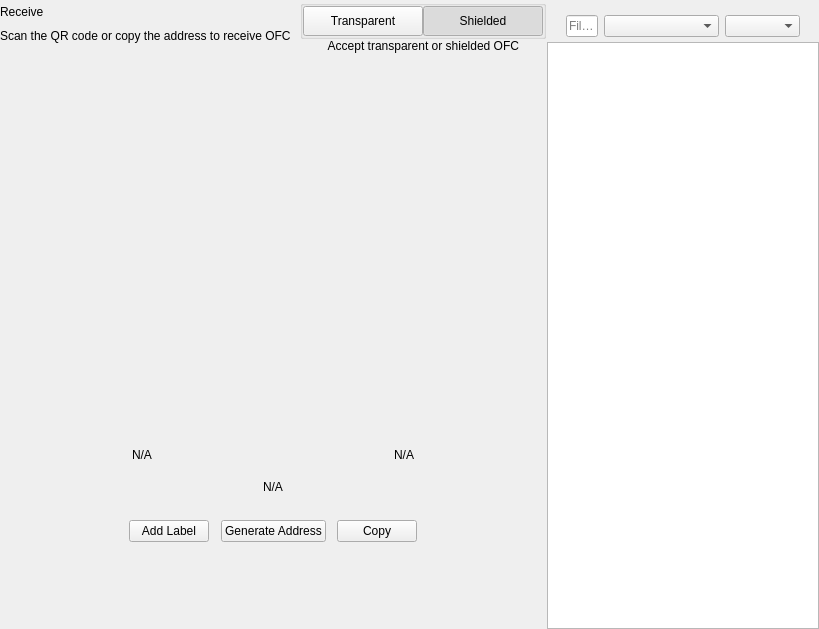
<?xml version="1.0" encoding="UTF-8"?>
<ui version="4.0">
 <class>ReceiveWidget</class>
 <widget class="QWidget" name="ReceiveWidget">
  <property name="geometry">
   <rect>
    <x>0</x>
    <y>0</y>
    <width>819</width>
    <height>629</height>
   </rect>
  </property>
  <property name="minimumSize">
   <size>
    <width>0</width>
    <height>0</height>
   </size>
  </property>
  <property name="windowTitle">
   <string notr="true">N/A</string>
  </property>
  <layout class="QHBoxLayout" name="horizontalLayout_2" stretch="2,1">
   <property name="spacing">
    <number>0</number>
   </property>
   <property name="leftMargin">
    <number>0</number>
   </property>
   <property name="topMargin">
    <number>0</number>
   </property>
   <property name="rightMargin">
    <number>0</number>
   </property>
   <property name="bottomMargin">
    <number>0</number>
   </property>
   <item>
    <widget class="QWidget" name="left" native="true">
     <layout class="QVBoxLayout" name="verticalLayout_3">
      <property name="leftMargin">
       <number>0</number>
      </property>
      <property name="topMargin">
       <number>0</number>
      </property>
      <property name="rightMargin">
       <number>0</number>
      </property>
      <property name="bottomMargin">
       <number>0</number>
      </property>
      <item>
       <layout class="QVBoxLayout" name="verticalLayout_2">
        <property name="spacing">
         <number>0</number>
        </property>
        <property name="leftMargin">
         <number>0</number>
        </property>
        <item>
         <layout class="QHBoxLayout" name="horizontalLayout_3">
          <property name="spacing">
           <number>0</number>
          </property>
          <item>
           <layout class="QVBoxLayout" name="verticalLayout_4">
            <property name="spacing">
             <number>5</number>
            </property>
            <item>
             <widget class="QLabel" name="labelTitle">
              <property name="text">
               <string>Receive</string>
              </property>
             </widget>
            </item>
            <item alignment="Qt::AlignTop">
             <widget class="QLabel" name="labelSubtitle1">
              <property name="text">
               <string>Scan the QR code or copy the address to receive OFC</string>
              </property>
             </widget>
            </item>
           </layout>
          </item>
          <item>
           <spacer name="horizontalSpacer">
            <property name="orientation">
             <enum>Qt::Horizontal</enum>
            </property>
            <property name="sizeHint" stdset="0">
             <size>
              <width>40</width>
              <height>20</height>
             </size>
            </property>
           </spacer>
          </item>
          <item>
           <widget class="QWidget" name="containerViewPrivacyChecks" native="true">
            <layout class="QVBoxLayout" name="containerPrivacyChecks">
             <property name="spacing">
              <number>0</number>
             </property>
             <property name="leftMargin">
              <number>0</number>
             </property>
             <property name="topMargin">
              <number>0</number>
             </property>
             <property name="rightMargin">
              <number>0</number>
             </property>
             <property name="bottomMargin">
              <number>0</number>
             </property>
             <item alignment="Qt::AlignHCenter|Qt::AlignVCenter">
              <widget class="QGroupBox" name="groupBox">
               <property name="title">
                <string/>
               </property>
               <layout class="QHBoxLayout" name="horizontalLayout_2_1">
                <property name="spacing">
                 <number>0</number>
                </property>
                <property name="leftMargin">
                 <number>0</number>
                </property>
                <property name="topMargin">
                 <number>0</number>
                </property>
                <property name="rightMargin">
                 <number>0</number>
                </property>
                <property name="bottomMargin">
                 <number>0</number>
                </property>
                <item>
                 <widget class="QPushButton" name="pushLeft">
                  <property name="minimumSize">
                   <size>
                    <width>120</width>
                    <height>30</height>
                   </size>
                  </property>
                  <property name="maximumSize">
                   <size>
                    <width>120</width>
                    <height>30</height>
                   </size>
                  </property>
                  <property name="focusPolicy">
                   <enum>Qt::NoFocus</enum>
                  </property>
                  <property name="text">
                   <string>Transparent</string>
                  </property>
                  <property name="checkable">
                   <bool>true</bool>
                  </property>
                  <property name="autoExclusive">
                   <bool>true</bool>
                  </property>
                 </widget>
                </item>
                <item>
                 <widget class="QPushButton" name="pushRight">
                  <property name="minimumSize">
                   <size>
                    <width>120</width>
                    <height>30</height>
                   </size>
                  </property>
                  <property name="maximumSize">
                   <size>
                    <width>120</width>
                    <height>30</height>
                   </size>
                  </property>
                  <property name="focusPolicy">
                   <enum>Qt::NoFocus</enum>
                  </property>
                  <property name="text">
                   <string>Shielded</string>
                  </property>
                  <property name="checkable">
                   <bool>true</bool>
                  </property>
                  <property name="checked">
                   <bool>true</bool>
                  </property>
                  <property name="autoExclusive">
                   <bool>true</bool>
                  </property>
                 </widget>
                </item>
               </layout>
              </widget>
             </item>
             <item alignment="Qt::AlignHCenter|Qt::AlignTop">
              <widget class="QLabel" name="labelSubtitle2">
               <property name="text">
                <string>Accept transparent or shielded OFC</string>
               </property>
               <property name="alignment">
                <set>Qt::AlignRight|Qt::AlignTrailing|Qt::AlignVCenter</set>
               </property>
              </widget>
             </item>
            </layout>
           </widget>
          </item>
         </layout>
        </item>
        <item>
         <spacer name="verticalSpacer_2">
          <property name="orientation">
           <enum>Qt::Vertical</enum>
          </property>
          <property name="sizeType">
           <enum>QSizePolicy::Expanding</enum>
          </property>
          <property name="sizeHint" stdset="0">
           <size>
            <width>20</width>
            <height>50</height>
           </size>
          </property>
         </spacer>
        </item>
        <item alignment="Qt::AlignHCenter">
         <widget class="QWidget" name="layoutQR" native="true">
          <property name="maximumSize">
           <size>
            <width>510</width>
            <height>16777215</height>
           </size>
          </property>
          <layout class="QVBoxLayout" name="verticalLayoutQr">
           <item>
            <spacer name="verticalSpacer11">
             <property name="orientation">
              <enum>Qt::Vertical</enum>
             </property>
             <property name="sizeType">
              <enum>QSizePolicy::Fixed</enum>
             </property>
             <property name="sizeHint" stdset="0">
              <size>
               <width>20</width>
               <height>20</height>
              </size>
             </property>
            </spacer>
           </item>
           <item alignment="Qt::AlignHCenter">
            <widget class="QLabel" name="labelQrImg">
             <property name="minimumSize">
              <size>
               <width>260</width>
               <height>260</height>
              </size>
             </property>
             <property name="maximumSize">
              <size>
               <width>260</width>
               <height>260</height>
              </size>
             </property>
             <property name="text">
              <string/>
             </property>
             <property name="alignment">
              <set>Qt::AlignCenter</set>
             </property>
            </widget>
           </item>
           <item>
            <spacer name="verticalSpacer_21">
             <property name="orientation">
              <enum>Qt::Vertical</enum>
             </property>
             <property name="sizeType">
              <enum>QSizePolicy::Fixed</enum>
             </property>
             <property name="sizeHint" stdset="0">
              <size>
               <width>20</width>
               <height>30</height>
              </size>
             </property>
            </spacer>
           </item>
           <item>
            <widget class="QWidget" name="widget" native="true">
             <property name="minimumSize">
              <size>
               <width>0</width>
               <height>0</height>
              </size>
             </property>
             <layout class="QHBoxLayout" name="horizontalLayout_5">
              <item>
               <widget class="QLabel" name="labelLabel">
                <property name="text">
                 <string notr="true">N/A</string>
                </property>
               </widget>
              </item>
              <item>
               <spacer name="horizontalSpacer_2">
                <property name="orientation">
                 <enum>Qt::Horizontal</enum>
                </property>
                <property name="sizeHint" stdset="0">
                 <size>
                  <width>141</width>
                  <height>20</height>
                 </size>
                </property>
               </spacer>
              </item>
              <item>
               <widget class="QLabel" name="labelDate">
                <property name="text">
                 <string notr="true">N/A</string>
                </property>
                <property name="alignment">
                 <set>Qt::AlignRight|Qt::AlignTrailing|Qt::AlignVCenter</set>
                </property>
               </widget>
              </item>
             </layout>
            </widget>
           </item>
           <item>
            <widget class="QLabel" name="labelAddress">
             <property name="sizePolicy">
              <sizepolicy hsizetype="Expanding" vsizetype="Preferred">
               <horstretch>0</horstretch>
               <verstretch>0</verstretch>
              </sizepolicy>
             </property>
             <property name="minimumSize">
              <size>
               <width>300</width>
               <height>0</height>
              </size>
             </property>
             <property name="text">
              <string notr="true">N/A</string>
             </property>
             <property name="alignment">
              <set>Qt::AlignCenter</set>
             </property>
            </widget>
           </item>
           <item>
            <spacer name="verticalSpacer_4">
             <property name="orientation">
              <enum>Qt::Vertical</enum>
             </property>
             <property name="sizeType">
              <enum>QSizePolicy::Fixed</enum>
             </property>
             <property name="sizeHint" stdset="0">
              <size>
               <width>20</width>
               <height>20</height>
              </size>
             </property>
            </spacer>
           </item>
           <item>
            <layout class="QHBoxLayout" name="horizontalLayout_4">
             <item alignment="Qt::AlignHCenter">
              <widget class="QPushButton" name="pushButtonLabel">
               <property name="focusPolicy">
                <enum>Qt::NoFocus</enum>
               </property>
               <property name="text">
                <string>Add Label</string>
               </property>
              </widget>
             </item>
             <item alignment="Qt::AlignHCenter">
              <widget class="QPushButton" name="pushButtonNewAddress">
               <property name="focusPolicy">
                <enum>Qt::NoFocus</enum>
               </property>
               <property name="text">
                <string>Generate Address</string>
               </property>
              </widget>
             </item>
             <item alignment="Qt::AlignHCenter">
              <widget class="QPushButton" name="pushButtonCopy">
               <property name="focusPolicy">
                <enum>Qt::NoFocus</enum>
               </property>
               <property name="text">
                <string>Copy</string>
               </property>
              </widget>
             </item>
            </layout>
           </item>
           <item>
            <spacer name="verticalSpacer_3">
             <property name="orientation">
              <enum>Qt::Vertical</enum>
             </property>
             <property name="sizeType">
              <enum>QSizePolicy::Expanding</enum>
             </property>
             <property name="sizeHint" stdset="0">
              <size>
               <width>20</width>
               <height>20</height>
              </size>
             </property>
            </spacer>
           </item>
          </layout>
         </widget>
        </item>
        <item>
         <spacer name="verticalSpacer">
          <property name="orientation">
           <enum>Qt::Vertical</enum>
          </property>
          <property name="sizeHint" stdset="0">
           <size>
            <width>20</width>
            <height>40</height>
           </size>
          </property>
         </spacer>
        </item>
       </layout>
      </item>
     </layout>
    </widget>
   </item>
   <item>
    <widget class="QWidget" name="right" native="true">
     <layout class="QVBoxLayout" name="verticalLayout_5">
      <property name="spacing">
       <number>0</number>
      </property>
      <property name="leftMargin">
       <number>1</number>
      </property>
      <property name="topMargin">
       <number>0</number>
      </property>
      <property name="rightMargin">
       <number>0</number>
      </property>
      <property name="bottomMargin">
       <number>0</number>
      </property>
      <item>
       <layout class="QVBoxLayout" name="container_right">
        <property name="spacing">
         <number>0</number>
        </property>
        <property name="leftMargin">
         <number>0</number>
        </property>
        <property name="rightMargin">
         <number>0</number>
        </property>
        <item>
         <layout class="QVBoxLayout" name="verticalLayout">
          <property name="spacing">
           <number>6</number>
          </property>
          <property name="leftMargin">
           <number>19</number>
          </property>
          <property name="rightMargin">
           <number>19</number>
          </property>
          <item>
           <widget class="OptionButton" name="btnRequest" native="true"/>
          </item>
          <item>
           <widget class="OptionButton" name="btnMyAddresses" native="true">
            <property name="sizePolicy">
             <sizepolicy hsizetype="Preferred" vsizetype="Minimum">
              <horstretch>0</horstretch>
              <verstretch>0</verstretch>
             </sizepolicy>
            </property>
           </widget>
          </item>
         </layout>
        </item>
        <item>
         <widget class="QWidget" name="sortWidget" native="true">
          <layout class="QHBoxLayout" name="horizontalLayout_6">
           <property name="leftMargin">
            <number>19</number>
           </property>
           <property name="rightMargin">
            <number>19</number>
           </property>
           <property name="bottomMargin">
            <number>5</number>
           </property>
           <item>
            <widget class="QLineEdit" name="lineEditFilter">
             <property name="sizePolicy">
              <sizepolicy hsizetype="Expanding" vsizetype="Fixed">
               <horstretch>0</horstretch>
               <verstretch>0</verstretch>
              </sizepolicy>
             </property>
             <property name="minimumSize">
              <size>
               <width>0</width>
               <height>0</height>
              </size>
             </property>
             <property name="contextMenuPolicy">
              <enum>Qt::DefaultContextMenu</enum>
             </property>
             <property name="acceptDrops">
              <bool>false</bool>
             </property>
             <property name="maxLength">
              <number>40</number>
             </property>
             <property name="placeholderText">
              <string>Filter</string>
             </property>
            </widget>
           </item>
           <item>
            <spacer name="horizontalSpacer_3">
             <property name="orientation">
              <enum>Qt::Horizontal</enum>
             </property>
             <property name="sizeType">
              <enum>QSizePolicy::Preferred</enum>
             </property>
             <property name="sizeHint" stdset="0">
              <size>
               <width>20</width>
               <height>20</height>
              </size>
             </property>
            </spacer>
           </item>
           <item>
            <widget class="QComboBox" name="comboBoxSort">
             <property name="sizePolicy">
              <sizepolicy hsizetype="Preferred" vsizetype="Fixed">
               <horstretch>0</horstretch>
               <verstretch>0</verstretch>
              </sizepolicy>
             </property>
             <property name="minimumSize">
              <size>
               <width>115</width>
               <height>0</height>
              </size>
             </property>
            </widget>
           </item>
           <item>
            <widget class="QComboBox" name="comboBoxSortOrder">
             <property name="sizePolicy">
              <sizepolicy hsizetype="Preferred" vsizetype="Fixed">
               <horstretch>0</horstretch>
               <verstretch>0</verstretch>
              </sizepolicy>
             </property>
             <property name="minimumSize">
              <size>
               <width>75</width>
               <height>0</height>
              </size>
             </property>
            </widget>
           </item>
          </layout>
          <zorder>comboBoxSort</zorder>
          <zorder>comboBoxSortOrder</zorder>
          <zorder>lineEditFilter</zorder>
         </widget>
        </item>
        <item>
         <widget class="QListView" name="listViewAddress"/>
        </item>
       </layout>
      </item>
     </layout>
    </widget>
   </item>
  </layout>
 </widget>
 <customwidgets>
  <customwidget>
   <class>OptionButton</class>
   <extends>QWidget</extends>
   <header>qt/offense_coin/optionbutton.h</header>
   <container>1</container>
  </customwidget>
 </customwidgets>
 <resources/>
 <connections/>
</ui>
